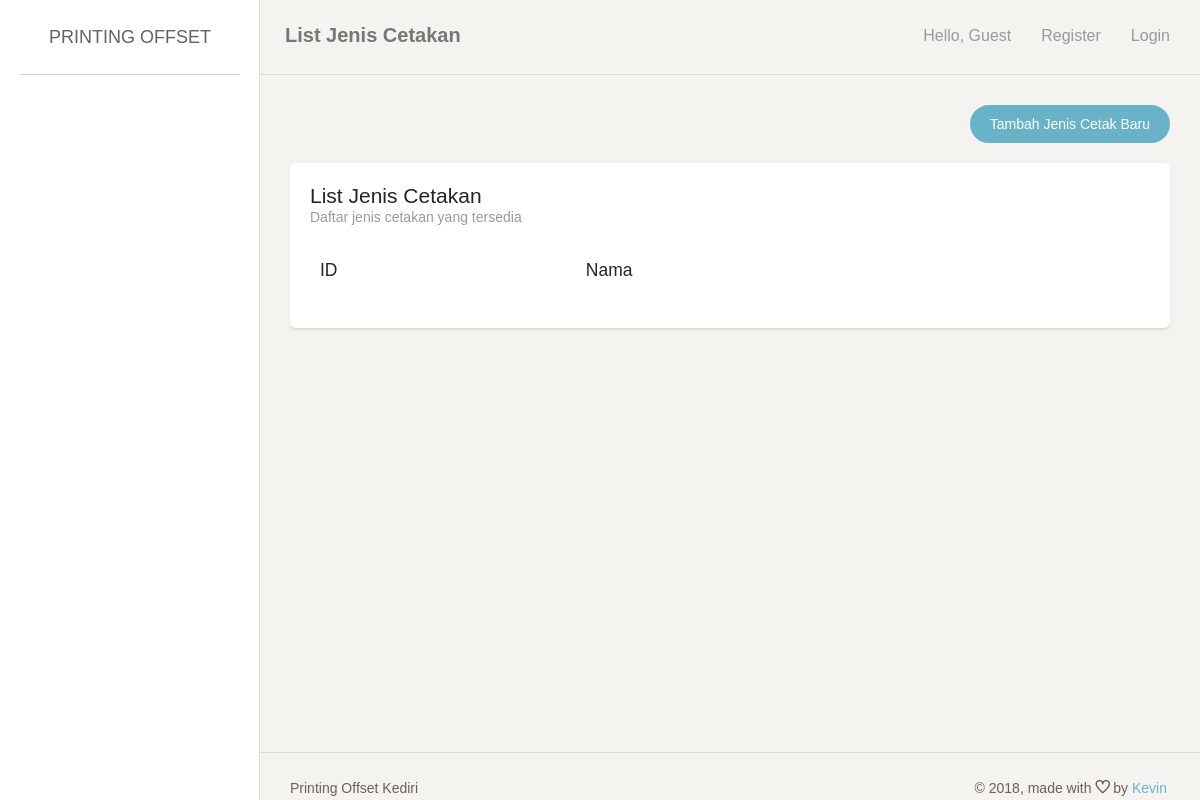
Page /index.php/jeniscetak on the earlier database version.
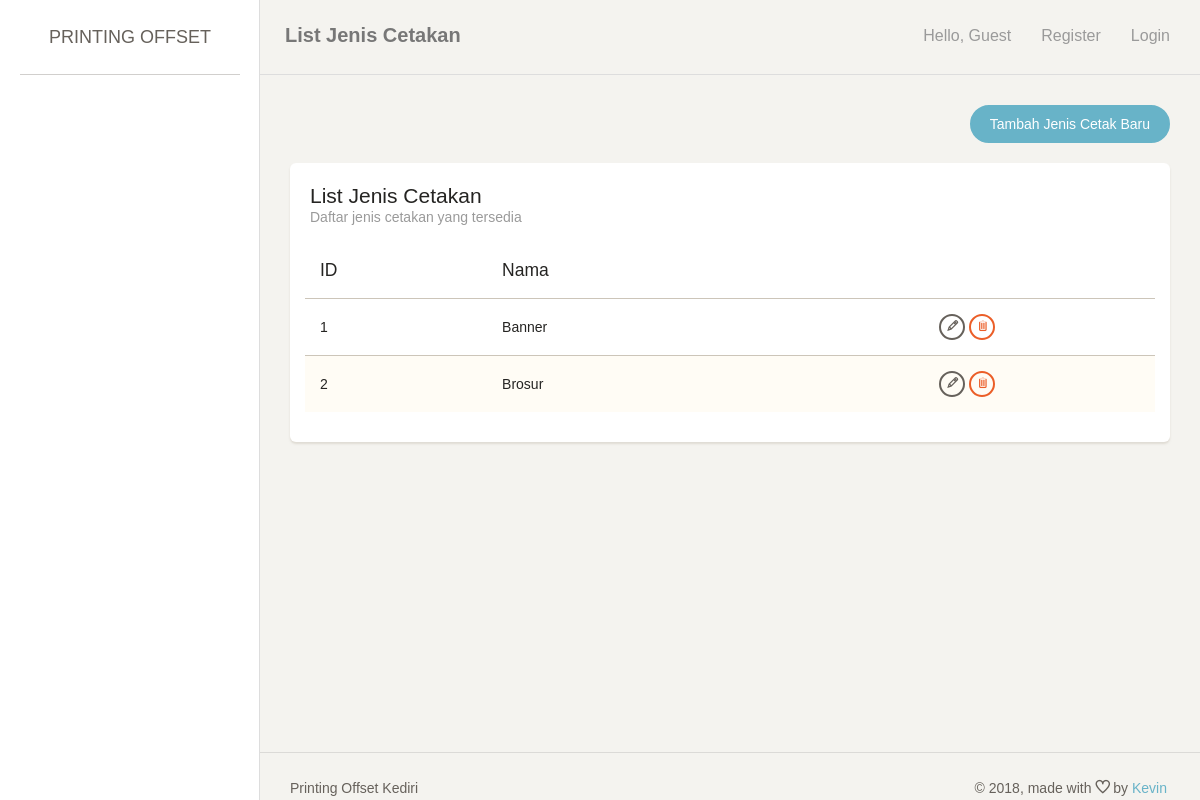
Same page on the later database version.
### tables this page shows
CREATE TABLE `jenis_cetakan` (
  `id_jenis_cetakan` int(11) NOT NULL,
  `nama_jenis_cetakan` varchar(255) DEFAULT NULL
);

### application/controllers/JenisCetak.php (called while the page is built, shortened)
<?php
class JenisCetak extends CI_Controller {
	public function index() {
		$this->lst();
	}
	public function lst() {
		if ($_SESSION['printer']['user']['role'] == 0){
			$data['page_title'] = 'List Jenis Cetakan';
			$data['page_note'] = 'Daftar jenis cetakan yang tersedia';
			$data['row'] = $this->MJenisCetak->getAll();
			$this->load->view('header', $data);
			$this->load->view('jeniscetak_list', $data);
			$this->load->view('footer', $data);
		} else {
			redirect('login');
		}
	}
}

### index.php (called while the page is built, shortened)
<?php
require_once BASEPATH.'core/CodeIgniter.php';

### application/models/JenisCetak_model.php (called while the page is built, shortened)
<?php
class JenisCetak_model extends CI_Model {
	public function getAll() {
		return $this->db->get('jenis_cetakan')->result_array();
	}
}

### application/views/jeniscetak_list.php (the view, shortened to what this page needs)
<div class="content">
    <div class="container-fluid">
        <div class="row">
            <div class="col-md-12">
                <div align="right">
                    <a href="<?= site_url('jeniscetak/add/'); ?>" class="btn btn-info btn-fill btn-wd">Tambah Jenis Cetak Baru</a>
                </div>
                <br/>
                <div class="card">
                    <div class="header">
                        <h4 class="title"><?= $page_title; ?></h4>
                        <p class="category"><?= $page_note; ?></p>
                    </div>
                    <div class="content table-responsive">
                        <table id="myTable" class="table table-striped">
                            <thead><tr>
                                <th>ID</th>
                                <th>Nama</th>
                                <th></th>
                            </tr></thead>
                            <tbody>
                                <?php foreach ($row as $key => $value) {
                                    ?>
                                    <tr>
                                        <td><?= $value['id_jenis_cetakan']; ?></td>
                                        <td><?= $value['nama_jenis_cetakan']; ?></td>
                                        <td align="center">
                                            <a href="<?= site_url('jeniscetak/edit/'.$value['id_jenis_cetakan']); ?>" class="btn btn-waning btn-xs"><span class="ti-pencil" title="Edit"></span></a>
                                            <a href="<?= site_url('jeniscetak/delete/'.$value['id_jenis_cetakan']); ?>" class="btn btn-danger btn-xs"><span class="ti-trash" title="Delete"></span></a>
                                        </td>
                                    </tr>
                                    <?php
                                } ?>
                            </tbody>
                        </table>
                    </div>
                </div>
            </div>
        </div>
    </div>
</div>

Differences in the rows shown:
added jenis_cetakan: id_jenis_cetakan "1", nama_jenis_cetakan "Banner"
added jenis_cetakan: id_jenis_cetakan "2", nama_jenis_cetakan "Brosur"
